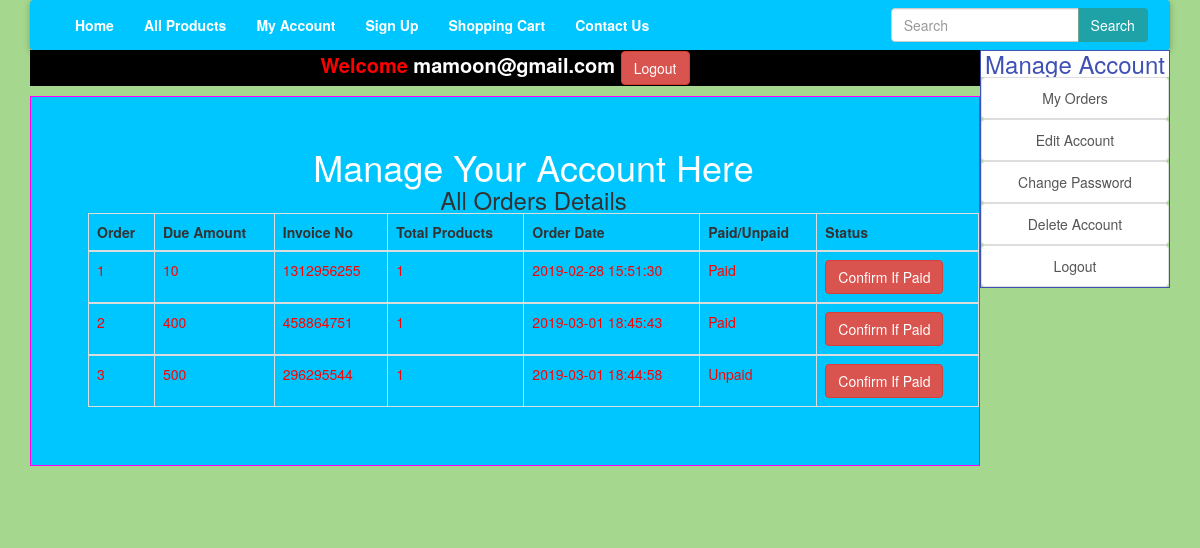
The page /customer/my_account.php?my_orders (signed in) on the database its author committed.
### tables this page shows
CREATE TABLE `customer_orders` (
  `order_id` int(10) NOT NULL,
  `customer_id` int(10) NOT NULL,
  `due_amount` int(100) NOT NULL,
  `invoice_no` int(100) NOT NULL,
  `total_products` int(100) NOT NULL,
  `order_date` timestamp NOT NULL DEFAULT CURRENT_TIMESTAMP ON UPDATE CURRENT_TIMESTAMP,
  `order_status` text NOT NULL
);

### customer/my_orders.php (the view)
<?php
include("includes/db.php");
$c = $_SESSION['customer_email'];
$get_c = "SELECT * FROM customers  WHERE customer_email = '$c'";
$run_c = mysqli_query($conn , $get_c);
$row_c = mysqli_fetch_array($run_c);
$customer_id = $row_c['customer_id'];
?>
<h3 style="text-align:center">All Orders Details</h3>
<table class="table table-bordered">
    <thead>
      <tr>
        <th>Order</th>
        <th>Due Amount</th>
        <th>Invoice No</th>
        <th>Total Products</th>
        <th>Order Date</th>
        <th>Paid/Unpaid</th>
        <th>Status</th>
      </tr>
    </thead>
    <?php
    $get_orders = "SELECT * FROM customer_orders WHERE customer_id ='$customer_id'";
    $run_orders = mysqli_query($conn , $get_orders);
    $i = 0;
    while($row_orders = mysqli_fetch_array($run_orders)){
        $order_id = $row_orders['order_id'];
        $due_amount = $row_orders['due_amount'];
        $invoice_no = $row_orders['invoice_no'];
        $total_products = $row_orders['total_products'];
        $order_date = $row_orders['order_date'];
        $order_status = $row_orders['order_status'];
        $i++;
        if ($order_status == 'Pending') {
            $order_status = 'Unpaid';
        } else {
            $order_status = 'Paid';
        }
       echo "
        <tbody style='color: red;'>
            <tr>
                <td>$i</td>
                <td>$due_amount</td>
                <td>$invoice_no</td>
                <td>$total_products</td>
                <td>$order_date</td>
                <td>$order_status</td>
                <td><a href='confirm.php?order_id=$order_id' class='btn btn-danger'>Confirm If Paid</a></td>
            </tr>
        </tbody>";
    }
    ?>
  </table>

### customer/css/index.css (style rules this page uses)
html, body, div, span, applet, object, iframe, h1, h2, h3, h4, h5, h6, p, blockquote, pre, a, abbr, acronym, address, big, cite, code, del, dfn, em, img, ins, kbd, q, s, samp, small, strike, strong, sub, sup, tt, var, b, u, i, center, dl, dt, dd, ol, ul, li, fieldset, form, label, legend, table, caption, tbody, tfoot, thead, tr, th, td, article, aside, canvas, details, embed, figure, figcaption, footer, header, hgroup, menu, nav, output, ruby, section, summary, time, mark, audio, video, .row { margin: 0; padding: 0; border: 0; vertical-align: baseline; }
body { background-color: rgba(105,189,67,0.60); }

### rows shown on the page
customer_orders: due_amount "10", invoice_no "1312956255", total_products "1", order_date "2019-02-28 15:51:30", order_status "Paid"
customer_orders: due_amount "400", invoice_no "458864751", total_products "1", order_date "2019-03-01 18:45:43", order_status "Paid"
customer_orders: due_amount "500", invoice_no "296295544", total_products "1", order_date "2019-03-01 18:44:58", order_status "Unpaid"

### other values the page prints
$_SESSION['customer_email'] "mamoon@gmail.com"
